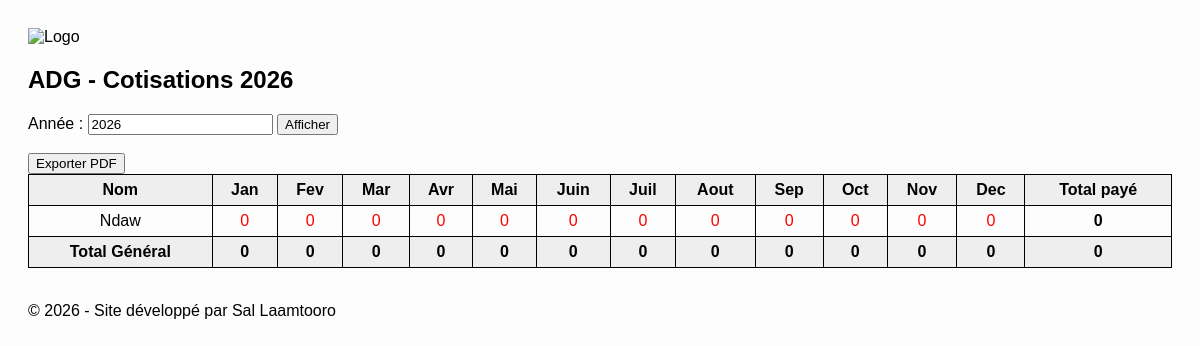
Page /ADG on the committed database.
### tables this page shows
CREATE TABLE Member (
            id INTEGER PRIMARY KEY AUTOINCREMENT,
            name TEXT NOT NULL,
            association TEXT NOT NULL
        );

### app.py (the view)
@app.route("/<association>", methods=["GET", "POST"])
def public_view(association):
    association = association.strip().upper()
    year_selected = request.form.get("year") if request.method=="POST" else None
    if not year_selected:
        from datetime import date
        year_selected = date.today().year
    year_selected = str(year_selected)
    conn = sqlite3.connect(DB_FILE)
    c = conn.cursor()
    c.execute("SELECT id, name FROM Member WHERE UPPER(association)=?", (association,))
    members = c.fetchall()
    table_data = []
    total_per_month = {m:0 for m in MONTHS}
    total_general = 0
    for member_id, member_name in members:
        row_months = {}
        member_total = 0
        for month in MONTHS:
            c.execute("""
                SELECT SUM(amount) FROM Payment
                WHERE member_id=? AND TRIM(month)=? AND year=?
            """, (member_id, month, year_selected))
            result = c.fetchone()[0]
            amount = result if result else 0
            row_months[month] = amount
            member_total += amount
            total_per_month[month] += amount
        total_general += member_total
        table_data.append({
            "name": member_name,
            "months": row_months,
            "total": member_total
        })
    conn.close()
    return render_template(
        "public.html",
        association=association,
        year=year_selected,
        months=MONTHS,
        table_data=table_data,
        total_per_month=total_per_month,
        total_general=total_general
    )

### templates/public.html (shortened to what this page needs)
<!DOCTYPE html>
<html>
<head>
</head>
<body>
<header>
        <img src="{{ url_for('static', filename='logo.jpg') }}" alt="Logo" width="200">
</header>
<h2>{{ association }} - Cotisations {{ year }}</h2>
<form method="POST">
    <label>Année :</label>
    <input type="number" name="year" value="{{ year }}">
    <button type="submit">Afficher</button>
</form>
<br>
<a href="/export/{{ association }}/{{ year }}">
    <button>Exporter PDF</button>
</a>
<br>
<table>
<tr>
    <th>Nom</th>
    {% for m in months %}
        <th>{{ m }}</th>
    {% endfor %}
    <th>Total payé</th>
</tr>
{% for row in table_data %}
<tr>
    <td>{{ row.name }}</td>
    {% for m in months %}
        <td>
            {% if row.months[m] > 0 %}
                <span class="paid">{{ row.months[m] }}</span>
            {% else %}
                <span class="unpaid">0</span>
            {% endif %}
        </td>
    {% endfor %}
    <td><strong>{{ row.total }}</strong></td>
</tr>
{% endfor %}
<tr>
    <th>Total Général</th>
    {% for m in months %}
        <th>{{ total_per_month[m] }}</th>
    {% endfor %}
    <th>{{ total_general }}</th>
</tr>
</table>
<br>
<p>© 2026 - Site développé par Sal Laamtooro</p>
</body>
</html>

### templates/public.html (style rules this page uses)
body { font-family: Arial; padding:20px; background:#fdfdfd; }
table { border-collapse: collapse; width:100%; }
th, td { border:1px solid black; padding:6px; text-align:center; }
th { background:#eee; }
.unpaid { color:red; }

### rows in the picture
Member: association "ADG", name "Ndaw", total "0"

### other values in the picture
{{ year }} "2026"
{{ m }} "Jan" "Fev" "Mar" "Avr" "Mai" "Juin" "Juil" "Aout" "Sep" "Oct" "Nov" "Dec"
{{ total_per_month[m] }} "0" "0" "0" "0" "0" "0" "0" "0" "0" "0" "0" "0"
{{ total_general }} "0"
